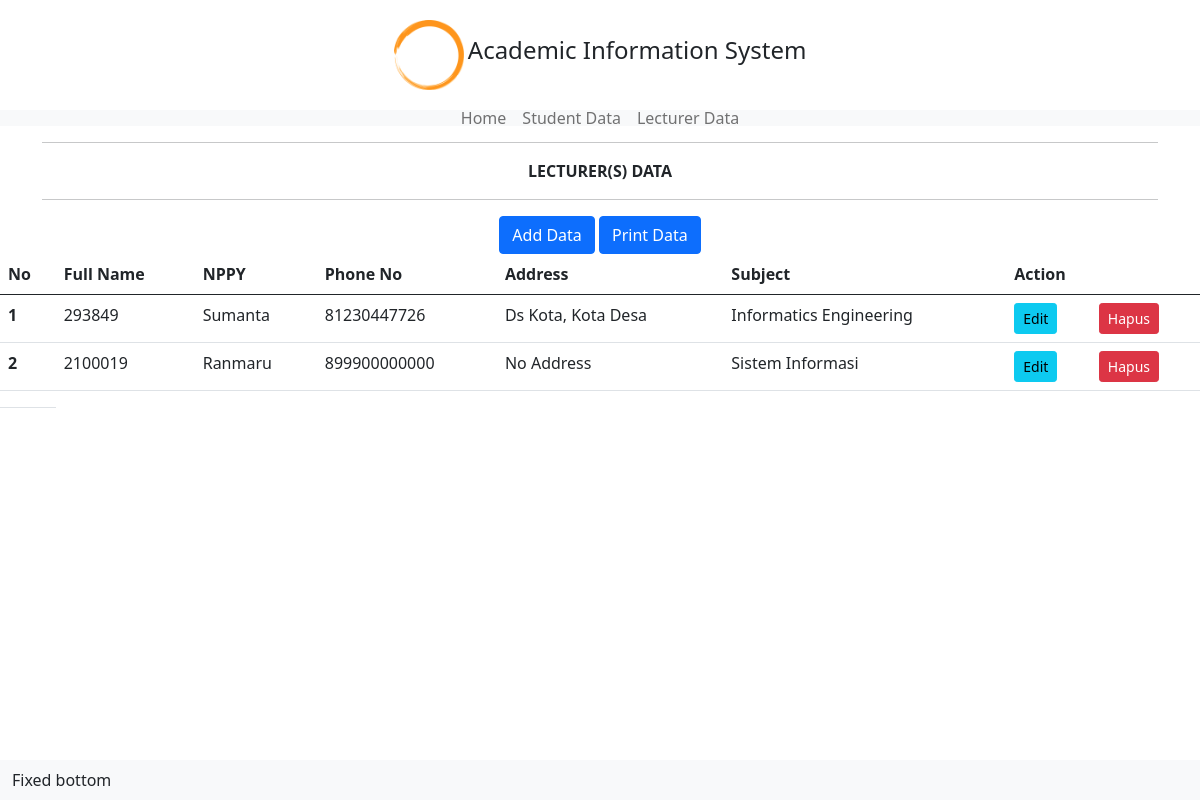
The app's page /dataDosen.php with its own data.
### tables this page shows
CREATE TABLE `dosen` (
  `nppy` int(11) NOT NULL,
  `nama_lengkap` varchar(128) NOT NULL,
  `no_hp` bigint(11) NOT NULL,
  `alamat` varchar(128) NOT NULL,
  `mata_kuliah` varchar(128) NOT NULL
);

### dataDosen.php (the view, shortened to what this page needs)
<!DOCTYPE html>
<html lang="en" dir="ltr">
  <head>
  </head>
  <body>
    <div id="content">
    <?php
        include_once("navbar.php");
        include_once("footer.php");
        include_once("connectdb.php");
    ?>
      <div class="container">
          <div class="text-center">
                <hr>
                <b>LECTURER(S) DATA</b>
                <hr>
                <a href="tambahDosen.php"><button class="btn btn-primary">Add Data</button></a>
                <a href=""><button id="cmd" class="btn btn-primary">Print Data</button></a>
          </div>
      </div>
  <table class="table">
  <thead>
    <tr>
      <th scope="col">No</th>
      <th scope="col">Full Name</th>
      <th scope="col">NPPY</th>
      <th scope="col">Phone No</th>
      <th scope="col">Address</th>
      <th scope="col">Subject</th>
      <th scope="col" colspan="2">Action</th>
    </tr>
  </thead>
  <tbody>
      <?php
        $sql = "SELECT * FROM dosen";
        $result = $connect->query($sql);
        $counter = 0;
        if($result->num_rows>0){
         while ($row = $result->fetch_assoc()){
           $counter++;
           echo "<tr>" .
                "<th scope='row'> $counter </th>" .
                "<td> {$row['nppy']} </td>" .
                "<td> {$row['nama_lengkap']} </td>" .
                "<td> {$row['no_hp']} </td>" .
                "<td> {$row['alamat']} </td>" .
                "<td> {$row['mata_kuliah']} </td>" .
                "<form action='editDosen.php' method='post'>" .
                "<input name='nppy' value={$row['nppy']} hidden>".
                "<td><button type='submit' class='btn btn-sm btn-info'>Edit</button></td>" .
                "</form>" .
                "<form action='delete.php' method='post'>" .
                "<input name='nppy' value={$row['nppy']} hidden>".
                "<td><button class='btn btn-sm btn-danger'>Hapus</button></td>" .
                "</form></tr>" ;
         }
        } else{
            echo "<tr><td class='text-center' colspan='6'>Data Kosong</td></tr>";
        }
        ?>
        <td></td>
  </tbody>
</table>
</div>
  </body>
</html>

### records on screen
dosen: nppy "293849", nama_lengkap "Sumanta", no_hp "81230447726", alamat "Ds Kota, Kota Desa", mata_kuliah "Informatics Engineering"
dosen: nppy "2100019", nama_lengkap "Ranmaru", no_hp "899900000000", alamat "No Address", mata_kuliah "Sistem Informasi"
